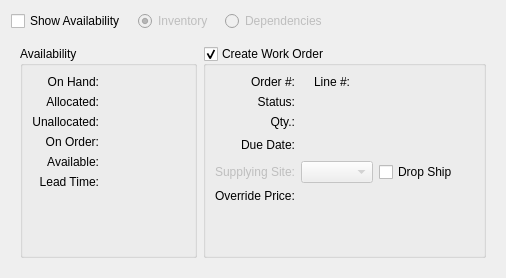
       <widget class="QWidget" name="supplyTab">
        <attribute name="title">
         <string>Suppl&amp;y</string>
        </attribute>
        <layout class="QGridLayout">
         <item row="0" column="0">
          <layout class="QVBoxLayout">
           <item>
            <layout class="QHBoxLayout">
             <property name="spacing">
              <number>12</number>
             </property>
             <item>
              <widget class="XCheckBox" name="_showAvailability">
               <property name="text">
                <string>Show Availability</string>
               </property>
              </widget>
             </item>
             <item>
              <widget class="QRadioButton" name="_inventoryButton">
               <property name="enabled">
                <bool>false</bool>
               </property>
               <property name="text">
                <string>Inventory</string>
               </property>
               <property name="checked">
                <bool>true</bool>
               </property>
              </widget>
             </item>
             <item>
              <widget class="QRadioButton" name="_dependenciesButton">
               <property name="enabled">
                <bool>false</bool>
               </property>
               <property name="text">
                <string>Dependencies</string>
               </property>
              </widget>
             </item>
             <item>
              <spacer>
               <property name="orientation">
                <enum>Qt::Horizontal</enum>
               </property>
               <property name="sizeHint" stdset="0">
                <size>
                 <width>40</width>
                 <height>20</height>
                </size>
               </property>
              </spacer>
             </item>
            </layout>
           </item>
           <item>
            <widget class="QStackedWidget" name="_availabilityStack">
             <property name="currentIndex">
              <number>0</number>
             </property>
             <widget class="QWidget" name="_inventoryPage">
              <layout class="QGridLayout">
               <item row="0" column="0">
                <widget class="QGroupBox" name="_availabilityGroup">
                 <property name="enabled">
                  <bool>true</bool>
                 </property>
                 <property name="maximumSize">
                  <size>
                   <width>16777215</width>
                   <height>16777215</height>
                  </size>
                 </property>
                 <property name="title">
                  <string>Availability</string>
                 </property>
                 <property name="checkable">
                  <bool>false</bool>
                 </property>
                 <layout class="QGridLayout">
                  <item row="0" column="0">
                   <layout class="QVBoxLayout">
                    <item>
                     <layout class="QGridLayout">
                      <item row="0" column="0">
                       <widget class="QLabel" name="_onHandLit">
                        <property name="text">
                         <string>On Hand:</string>
                        </property>
                        <property name="alignment">
                         <set>Qt::AlignRight|Qt::AlignTrailing|Qt::AlignVCenter</set>
                        </property>
                       </widget>
                      </item>
                      <item row="0" column="1">
                       <widget class="XLabel" name="_onHand">
                        <property name="minimumSize">
                         <size>
                          <width>80</width>
                          <height>0</height>
                         </size>
                        </property>
                        <property name="alignment">
                         <set>Qt::AlignRight|Qt::AlignTrailing|Qt::AlignVCenter</set>
                        </property>
                       </widget>
                      </item>
                      <item row="1" column="0">
                       <widget class="QLabel" name="_allocatedLit">
                        <property name="text">
                         <string>Allocated:</string>
                        </property>
                        <property name="alignment">
                         <set>Qt::AlignRight|Qt::AlignTrailing|Qt::AlignVCenter</set>
                        </property>
                       </widget>
                      </item>
                      <item row="1" column="1">
                       <widget class="XLabel" name="_allocated">
                        <property name="minimumSize">
                         <size>
                          <width>80</width>
                          <height>0</height>
                         </size>
                        </property>
                        <property name="alignment">
                         <set>Qt::AlignRight|Qt::AlignTrailing|Qt::AlignVCenter</set>
                        </property>
                       </widget>
                      </item>
                      <item row="2" column="0">
                       <widget class="QLabel" name="_unallocatedLit">
                        <property name="text">
                         <string>Unallocated:</string>
                        </property>
                        <property name="alignment">
                         <set>Qt::AlignRight|Qt::AlignTrailing|Qt::AlignVCenter</set>
                        </property>
                       </widget>
                      </item>
                      <item row="2" column="1">
                       <widget class="XLabel" name="_unallocated">
                        <property name="minimumSize">
                         <size>
                          <width>80</width>
                          <height>0</height>
                         </size>
                        </property>
                        <property name="alignment">
                         <set>Qt::AlignRight|Qt::AlignTrailing|Qt::AlignVCenter</set>
                        </property>
                       </widget>
                      </item>
                      <item row="3" column="0">
                       <widget class="QLabel" name="_onOrderLit">
                        <property name="text">
                         <string>On Order:</string>
                        </property>
                        <property name="alignment">
                         <set>Qt::AlignRight|Qt::AlignTrailing|Qt::AlignVCenter</set>
                        </property>
                       </widget>
                      </item>
                      <item row="3" column="1">
                       <widget class="XLabel" name="_onOrder">
                        <property name="minimumSize">
                         <size>
                          <width>80</width>
                          <height>0</height>
                         </size>
                        </property>
                        <property name="alignment">
                         <set>Qt::AlignRight|Qt::AlignTrailing|Qt::AlignVCenter</set>
                        </property>
                       </widget>
                      </item>
                      <item row="4" column="0">
                       <widget class="QLabel" name="_availableLit">
                        <property name="text">
                         <string>Available:</string>
                        </property>
                        <property name="alignment">
                         <set>Qt::AlignRight|Qt::AlignTrailing|Qt::AlignVCenter</set>
                        </property>
                       </widget>
                      </item>
                      <item row="4" column="1">
                       <widget class="XLabel" name="_available">
                        <property name="minimumSize">
                         <size>
                          <width>80</width>
                          <height>0</height>
                         </size>
                        </property>
                        <property name="alignment">
                         <set>Qt::AlignRight|Qt::AlignTrailing|Qt::AlignVCenter</set>
                        </property>
                       </widget>
                      </item>
                      <item row="5" column="0">
                       <widget class="QLabel" name="_leadtimeLit">
                        <property name="text">
                         <string>Lead Time:</string>
                        </property>
                        <property name="alignment">
                         <set>Qt::AlignRight|Qt::AlignTrailing|Qt::AlignVCenter</set>
                        </property>
                       </widget>
                      </item>
                      <item row="5" column="1">
                       <widget class="QLabel" name="_leadtime">
                        <property name="minimumSize">
                         <size>
                          <width>80</width>
                          <height>0</height>
                         </size>
                        </property>
                        <property name="alignment">
                         <set>Qt::AlignRight|Qt::AlignTrailing|Qt::AlignVCenter</set>
                        </property>
                       </widget>
                      </item>
                     </layout>
                    </item>
                    <item>
                     <spacer>
                      <property name="orientation">
                       <enum>Qt::Vertical</enum>
                      </property>
                      <property name="sizeHint" stdset="0">
                       <size>
                        <width>20</width>
                        <height>0</height>
                       </size>
                      </property>
                     </spacer>
                    </item>
                   </layout>
                  </item>
                  <item row="0" column="1">
                   <spacer>
                    <property name="orientation">
                     <enum>Qt::Horizontal</enum>
                    </property>
                    <property name="sizeHint" stdset="0">
                     <size>
                      <width>0</width>
                      <height>20</height>
                     </size>
                    </property>
                   </spacer>
                  </item>
                 </layout>
                </widget>
               </item>
               <item row="0" column="1">
                <widget class="QGroupBox" name="_createOrder">
                 <property name="title">
                  <string>Create Work Order</string>
                 </property>
                 <property name="checkable">
                  <bool>true</bool>
                 </property>
                 <layout class="QGridLayout">
                  <item row="0" column="0">
                   <layout class="QHBoxLayout">
                    <item>
                     <layout class="QVBoxLayout">
                      <item>
                       <layout class="QGridLayout">
                        <item row="2" column="0">
                         <widget class="QLabel" name="_orderQtyLit">
                          <property name="text">
                           <string>Qty.:</string>
                          </property>
                          <property name="alignment">
                           <set>Qt::AlignRight|Qt::AlignTrailing|Qt::AlignVCenter</set>
                          </property>
                          <property name="buddy">
                           <cstring>_orderQty</cstring>
                          </property>
                         </widget>
                        </item>
                        <item row="0" column="0">
                         <widget class="QLabel" name="_orderLit">
                          <property name="text">
                           <string>Order #:</string>
                          </property>
                          <property name="alignment">
                           <set>Qt::AlignRight|Qt::AlignTrailing|Qt::AlignVCenter</set>
                          </property>
                         </widget>
                        </item>
                        <item row="0" column="1">
                         <layout class="QHBoxLayout" name="_2">
                          <item>
                           <widget class="XLabel" name="_order">
                            <property name="maximumSize">
                             <size>
                              <width>80</width>
                              <height>32767</height>
                             </size>
                            </property>
                            <property name="alignment">
                             <set>Qt::AlignRight|Qt::AlignTrailing|Qt::AlignVCenter</set>
                            </property>
                           </widget>
                          </item>
                          <item>
                           <widget class="QLabel" name="_orderLineLit">
                            <property name="text">
                             <string>Line #:</string>
                            </property>
                            <property name="alignment">
                             <set>Qt::AlignRight|Qt::AlignTrailing|Qt::AlignVCenter</set>
                            </property>
                           </widget>
                          </item>
                          <item>
                           <widget class="XLabel" name="_orderLine">
                            <property name="maximumSize">
                             <size>
                              <width>80</width>
                              <height>32767</height>
                             </size>
                            </property>
                            <property name="alignment">
                             <set>Qt::AlignRight|Qt::AlignTrailing|Qt::AlignVCenter</set>
                            </property>
                           </widget>
                          </item>
                          <item>
                           <spacer>
                            <property name="orientation">
                             <enum>Qt::Horizontal</enum>
                            </property>
                            <property name="sizeHint" stdset="0">
                             <size>
                              <width>0</width>
                              <height>0</height>
                             </size>
                            </property>
                           </spacer>
                          </item>
                         </layout>
                        </item>
                        <item row="2" column="1">
                         <layout class="QHBoxLayout">
                          <item>
                           <widget class="XLabel" name="_orderQty">
                            <property name="alignment">
                             <set>Qt::AlignRight|Qt::AlignTrailing|Qt::AlignVCenter</set>
                            </property>
                           </widget>
                          </item>
                         </layout>
                        </item>
                        <item row="3" column="1">
                         <layout class="QHBoxLayout">
                          <item>
                           <widget class="DLineEdit" name="_orderDueDate">
                            <property name="enabled">
                             <bool>false</bool>
                            </property>
                           </widget>
                          </item>
                          <item>
                           <spacer>
                            <property name="orientation">
                             <enum>Qt::Horizontal</enum>
                            </property>
                            <property name="sizeHint" stdset="0">
                             <size>
                              <width>0</width>
                              <height>20</height>
                             </size>
                            </property>
                           </spacer>
                          </item>
                         </layout>
                        </item>
                        <item row="3" column="0">
                         <widget class="QLabel" name="_orderDueDateLit">
                          <property name="text">
                           <string>Due Date:</string>
                          </property>
                          <property name="alignment">
                           <set>Qt::AlignRight|Qt::AlignTrailing|Qt::AlignVCenter</set>
                          </property>
                          <property name="buddy">
                           <cstring>_orderDueDate</cstring>
                          </property>
                         </widget>
                        </item>
                        <item row="1" column="0">
                         <widget class="QLabel" name="_orderStatusLit">
                          <property name="text">
                           <string>Status:</string>
                          </property>
                          <property name="alignment">
                           <set>Qt::AlignRight|Qt::AlignTrailing|Qt::AlignVCenter</set>
                          </property>
                         </widget>
                        </item>
                        <item row="1" column="1">
                         <widget class="QLabel" name="_orderStatus">
                          <property name="sizePolicy">
                           <sizepolicy hsizetype="Expanding" vsizetype="Preferred">
                            <horstretch>0</horstretch>
                            <verstretch>0</verstretch>
                           </sizepolicy>
                          </property>
                          <property name="alignment">
                           <set>Qt::AlignLeading|Qt::AlignLeft|Qt::AlignVCenter</set>
                          </property>
                         </widget>
                        </item>
                        <item row="4" column="0">
                         <widget class="QLabel" name="_supplyWarehouseLit">
                          <property name="enabled">
                           <bool>false</bool>
                          </property>
                          <property name="text">
                           <string>Supplying Site:</string>
                          </property>
                          <property name="alignment">
                           <set>Qt::AlignRight|Qt::AlignTrailing|Qt::AlignVCenter</set>
                          </property>
                          <property name="buddy">
                           <cstring>_supplyWarehouse</cstring>
                          </property>
                         </widget>
                        </item>
                        <item row="4" column="1">
                         <layout class="QHBoxLayout">
                          <item>
                           <widget class="WComboBox" name="_supplyWarehouse">
                            <property name="enabled">
                             <bool>false</bool>
                            </property>
                            <property name="type">
                             <enum>WComboBox::Supply</enum>
                            </property>
                           </widget>
                          </item>
                          <item>
                           <widget class="QCheckBox" name="_dropShip">
                            <property name="text">
                             <string>Drop Ship</string>
                            </property>
                           </widget>
                          </item>
                          <item>
                           <spacer>
                            <property name="orientation">
                             <enum>Qt::Horizontal</enum>
                            </property>
                            <property name="sizeHint" stdset="0">
                             <size>
                              <width>0</width>
                              <height>20</height>
                             </size>
                            </property>
                           </spacer>
                          </item>
                         </layout>
                        </item>
                        <item row="5" column="0">
                         <widget class="QLabel" name="_overridePoPriceLit">
                          <property name="text">
                           <string>Override Price:</string>
                          </property>
                          <property name="buddy">
                           <cstring>_overridePoPrice</cstring>
                          </property>
                         </widget>
                        </item>
                        <item row="5" column="1">
                         <widget class="CurrCluster" name="_overridePoPrice">
                          <property name="format">
                           <enum>CurrDisplay::Cost</enum>
                          </property>
                          <property name="currencyEditable" stdset="0">
                           <bool>false</bool>
                          </property>
                          <property name="currencyVisible">
                           <bool>false</bool>
                          </property>
                          <property name="enabled">
                           <bool>true</bool>
                          </property>
                         </widget>
                        </item>
                       </layout>
                      </item>
                      <item>
                       <spacer>
                        <property name="orientation">
                         <enum>Qt::Vertical</enum>
                        </property>
                        <property name="sizeHint" stdset="0">
                         <size>
                          <width>259</width>
                          <height>16</height>
                         </size>
                        </property>
                       </spacer>
                      </item>
                     </layout>
                    </item>
                    <item>
                     <spacer>
                      <property name="orientation">
                       <enum>Qt::Horizontal</enum>
                      </property>
                      <property name="sizeHint" stdset="0">
                       <size>
                        <width>0</width>
                        <height>121</height>
                       </size>
                      </property>
                     </spacer>
                    </item>
                   </layout>
                  </item>
                 </layout>
                </widget>
               </item>
              </layout>
             </widget>
             <widget class="QWidget" name="page_2">
              <layout class="QGridLayout">
               <item row="0" column="0">
                <layout class="QVBoxLayout">
                 <property name="spacing">
                  <number>0</number>
                 </property>
                 <item>
                  <widget class="XCheckBox" name="_showIndented">
                   <property name="enabled">
                    <bool>false</bool>
                   </property>
                   <property name="focusPolicy">
                    <enum>Qt::NoFocus</enum>
                   </property>
                   <property name="text">
                    <string>Show dependencies as Indented BOM</string>
                   </property>
                  </widget>
                 </item>
                 <item>
                  <widget class="XTreeWidget" name="_availability">
                   <property name="enabled">
                    <bool>false</bool>
                   </property>
                   <property name="focusPolicy">
                    <enum>Qt::NoFocus</enum>
                   </property>
                   <property name="rootIsDecorated">
                    <bool>true</bool>
                   </property>
                  </widget>
                 </item>
                </layout>
               </item>
              </layout>
             </widget>
            </widget>
           </item>
          </layout>
         </item>
        </layout>
       </widget>
